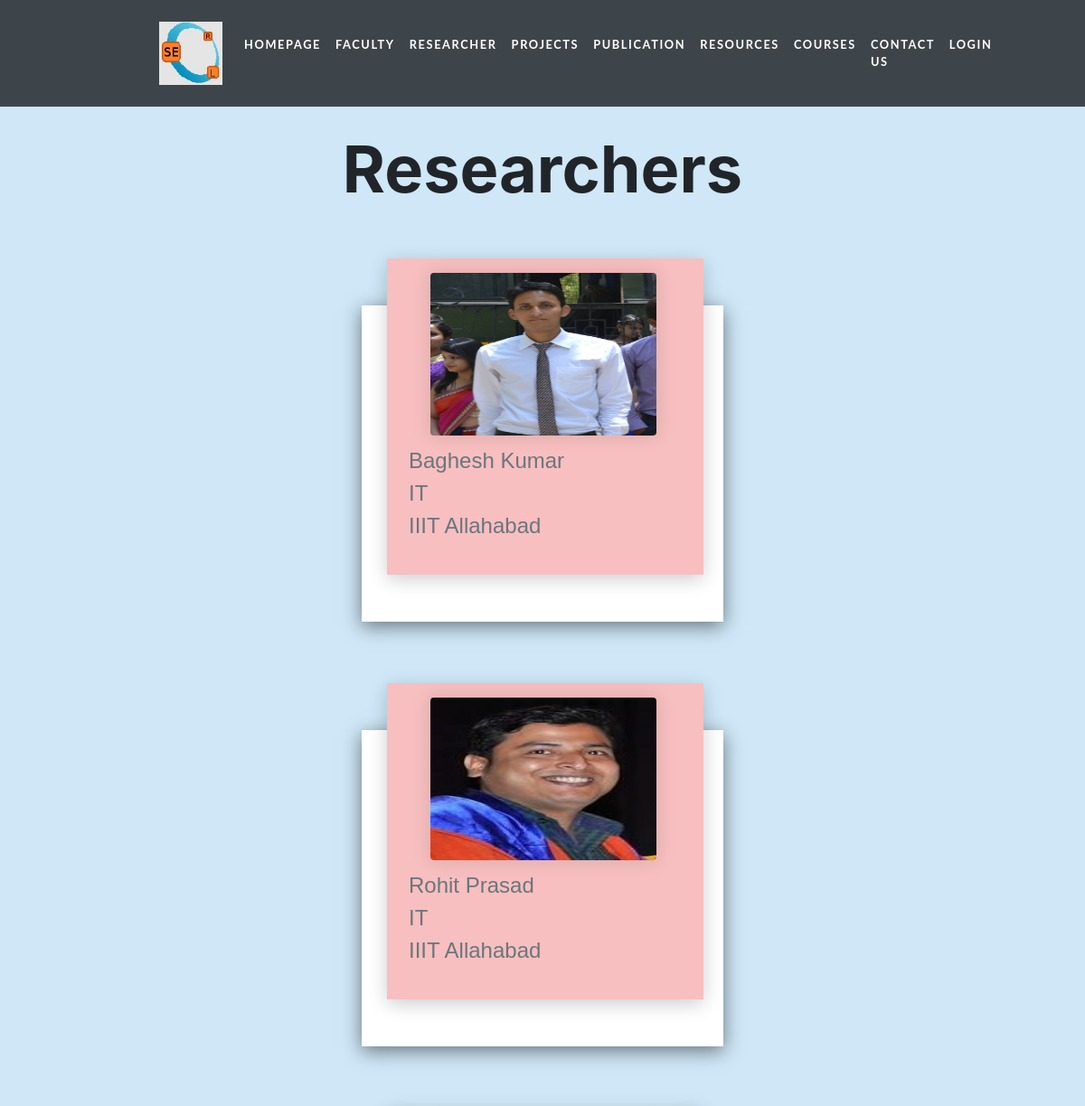
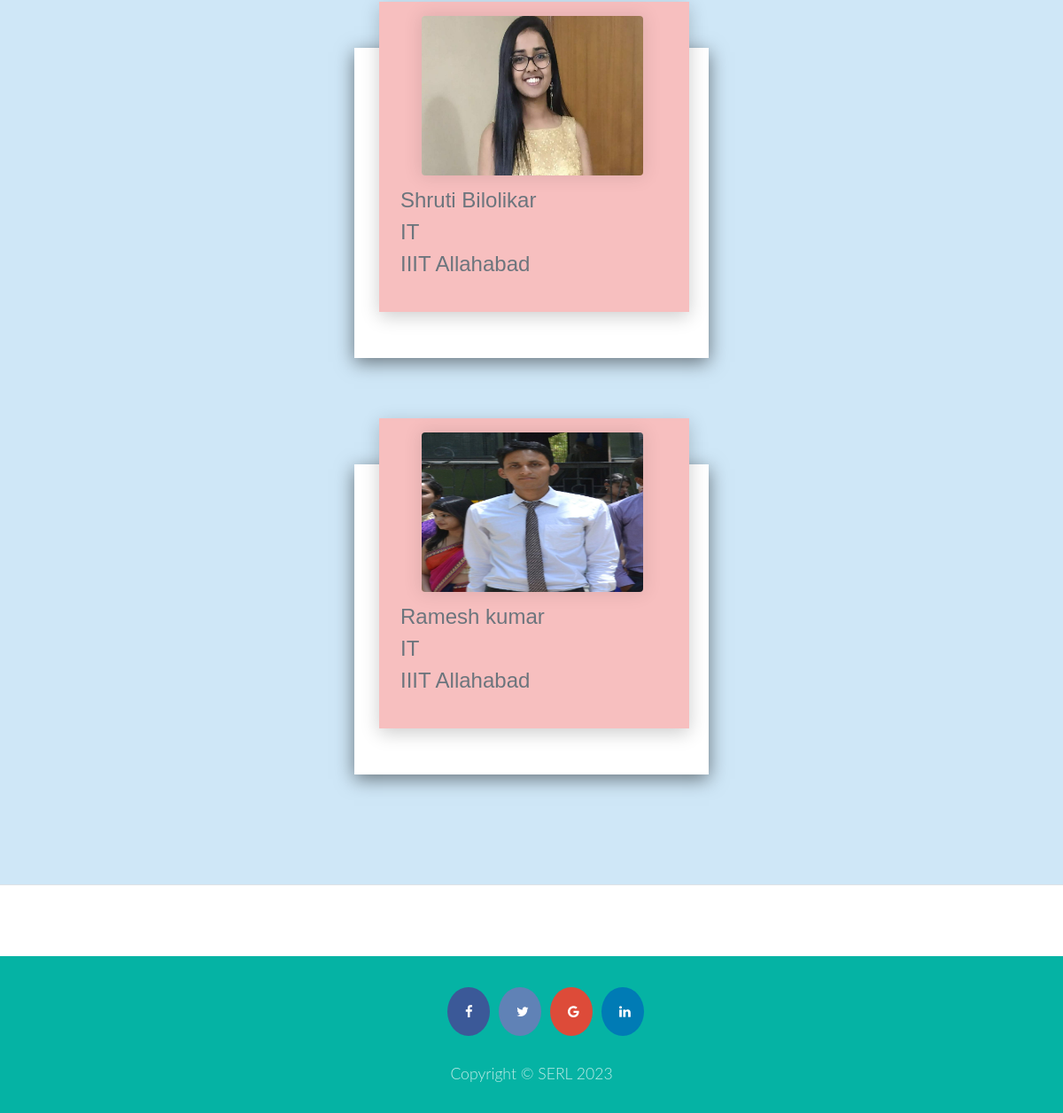
/frontResearcher.php, run on the app's committed database (2 pictures, top to bottom).
### tables this page shows
CREATE TABLE `researcher` (
  `researcherID` varchar(20) NOT NULL,
  `img_source` varchar(400) NOT NULL,
  `name` varchar(50) NOT NULL,
  `mobile` varchar(10) NOT NULL,
  `description` varchar(500) NOT NULL,
  `email` varchar(50) NOT NULL,
  `department` varchar(20) NOT NULL,
  `password` varchar(20) NOT NULL
);

### frontResearcher.php (the view, shortened to what this page needs)
<?php
    $conn=mysqli_connect('localhost','root','','serl') or die("Connection failed" .mysqli_connect_error());
    $query="SELECT * FROM researcher";
    $result=mysqli_query($conn,$query);
?>
<!DOCTYPE html>
<html lang="en">
<head>
    <link href="https://cdn.jsdelivr.net/npm/bootstrap-icons@1.4.1/font/bootstrap-icons.css" rel="stylesheet" />
    <link rel="stylesheet" href="https://cdnjs.cloudflare.com/ajax/libs/font-awesome/4.7.0/css/font-awesome.min.css">
    <link href="styles1.css" rel="stylesheet" />
</head>
<body>
<nav class="navbar navbar-expand-lg navbar-dark navbar-custom fixed-top">
            <div class="container px-5">
                <a class="navbar-brand" href="#page-top"><img src="serl.jpg" alt="logo" height="70rem" width="70rem"></a>
                <div class="collapse navbar-collapse" id="navbarResponsive">
                    <ul class="navbar-nav ms-auto">
                        <li class="nav-item"><a class="nav-link" href="index.php">HOMEPAGE</a></li>
                        <li class="nav-item"><a class="nav-link" href="frontFaculty.php">FACULTY</a></li>
                        <li class="nav-item"><a class="nav-link" href="frontResearcher.php">RESEARCHER</a></li>
                        <li class="nav-item"><a class="nav-link" href="frontProject.php">PROJECTS</a></li>
                        <li class="nav-item"><a class="nav-link" href="frontPublication.php">PUBLICATION</a></li>
                        <li class="nav-item"><a class="nav-link" href="resources.php">RESOURCES</a></li>
                        <li class="nav-item"><a class="nav-link" href="Courses.php">COURSES</a></li>
                        <li class="nav-item"><a class="nav-link" href="contact.php">CONTACT US</a></li>
                        <li class="nav-item"><a class="nav-link" href="login.html">LOGIN</a></li>
                    </ul>
                </div>
            </div>
        </nav>
        <section class="bg-light py-3 border-bottom" style="background: rgb(207,231,247);
background: radial-gradient(circle, rgba(207,231,247,1) 0%, rgba(207,231,247,1) 100%);">
    <div class="container px-5 my-5">
        <div class="text-center mb-5" style="padding-top:2rem; margin-top:6rem;">
            <h2 class="display-2 fw-bolder">Researchers</h2>
        </div>
        <div class="row gx-5 justify-content-center">
        <?php
                while($row=mysqli_fetch_assoc($result)){
            ?>
            <div class="col-lg-6 col-xl-6">
                    <div class="card-body p-5">
                        <div class="mb-3" style="background:#f7bfbf;">
                            <div class="photo"><?php echo "<img src='".$row['img_source']."' width= '50%'>" ;?></div>
                            <p class="text-muted"><?php echo $row['name'];?><br><?php echo $row['department'];?><br><?php echo "IIIT Allahabad";?></p>
                        </div>
                    </div>
            </div>
            <?php
                }
            ?>
        </div>
    </div>
</section>
<footer class="footer" style="margin-top:5rem;" >
        <div class="waves">
            <div class="wave" id="wave1"></div>
            <div class="wave" id="wave3"></div>
        </div>
        <ul class="menu">
            <li class="menu__item"><a class="fa fa-facebook" href="https://www.facebook.com/iiitall/" target="_blank"></a></li>
            <li class="menu__item"><a class="fa fa-twitter" href="https://twitter.com/iiita_official?lang=en" target="_blank"></a></li>
            <li class="menu__item"><a class="fa fa-google" href="https://www.iiita.ac.in/" target="_blank"></a></li>
            <li class="menu__item"><a class="fa fa-linkedin" href="https://www.linkedin.com/school/indian-institute-of-information-technology-allahabad-india/?originalSubdomain=in" target="_blank"></a></li>
        </ul>
        <p style="opacity: 0.75;font-size:1.1rem;">Copyright &copy; SERL 2023</p>
        </footer>
</body>
</html>

### frontResearcher.php (style rules this page uses)
.col-lg-6 .card-body .mb-3 .photo img { box-shadow: 0 0 20px 2px rgba(0,0,0,.1); transition:0.7s; }
.col-lg-6 { position:relative; width:800px; display:flex; justify-content: center; align-items: center; flex-wrap: wrap; padding:30px; }
.col-lg-6 .card-body { position:relative; max-width:400px; height:350px; background: #fff; margin: 30px 10px; padding:20px 15px; display: flex; flex-direction: column; box-shadow: 0 5px 20px rgba(0,0,0,0.5); transition: 0.2s ease-in-out; }
.col-lg-6 .card-body .mb-3 { position:relative; width:350px; height:350px; top:-100px; right:20px; z-index:1; box-shadow: 0 5px 20px rgba(0,0,0,0.2); justify-content:center; align-items:center; }
.col-lg-6 .card-body .mb-3 .text-muted { padding:1em; font-size:1.5em; font-family:helvetica; justify-content:center; color:black; align-items:center; }
.col-lg-6 .card-body .mb-3 .photo { justify-content:center; align-items:center; height:150px; margin:1em; }
.col-lg-6 .card-body .mb-3 .photo img { max-width:100%; border-radius:4px; align-items:center; margin-left:2rem; width:250px; height:180px; top:50%; left:50%; }

### data on the page
researcher: img_source (picture), name "Baghesh Kumar", department "IT"
researcher: img_source (picture), name "Rohit Prasad", department "IT"
researcher: img_source (picture), name "Shruti Bilolikar", department "IT"
researcher: img_source (picture), name "Ramesh kumar", department "IT"
